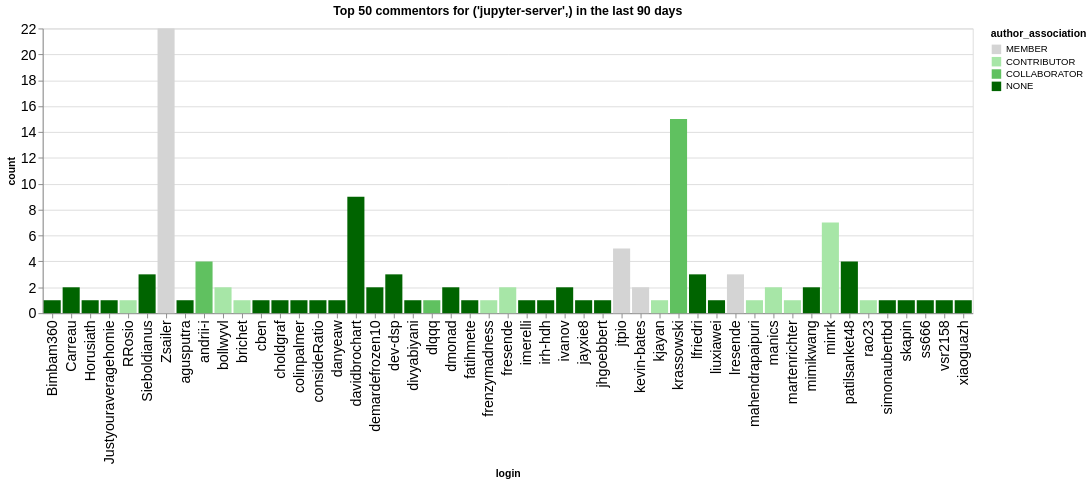

The cell this chart's notebook holds for it:
### Code cell
n_plot = 50
charts = []
for ii, (iorg, idata) in enumerate(commentors.groupby(['org'])):
    title = f"Top {n_plot} commentors for {iorg} in the last {n_days} days"
    idata = idata.groupby('login', as_index=False).agg({'count': 'sum', 'author_association': 'first'})
    idata = idata.sort_values('count', ascending=False).head(n_plot)
    ch = alt.Chart(data=idata.head(n_plot), title=title).mark_bar().encode(
        x='login',
        y='count',
        color=alt.Color('author_association', scale=alt.Scale(domain=author_types, range=author_colors))
    )
    charts.append(ch)
alt.hconcat(*charts)

### Figure 1 — Vega-Lite specification as saved in the notebook (floating-point values rounded to 4 significant figures)
{"config": {"axisLeft": {"labelFontSize": 15}, "axisBottom": {"labelFontSize": 15}}, "hconcat": [{"mark": {"type": "bar"}, "encoding": {"color": {"field": "author_association", "scale": {"domain": ["MEMBER", "CONTRIBUTOR", "COLLABORATOR", "NONE"], "range": ["rgb(211.82745098039214, 211.82745098039214, 211.82745098039214)", "rgb(166.98562091503268, 229.89803921568628, 166.98562091503268)", "rgb(96.37647058823529, 192.75294117647059, 96.37647058823529)", "rgb(0.0, 100.3921568627451, 0.0)"]}, "type": "nominal"}, "x": {"field": "login", "type": "nominal"}, "y": {"field": "count", "type": "quantitative"}}, "title": "Top 50 commentors for ('jupyter-server',) in the last 90 days"}], "data": {"name": "data-3579f143d43336700c4ae8c02c168e06"}, "$schema": "https://vega.github.io/schema/vega-lite/v5.20.1.json", "datasets": {"data-3579f143d43336700c4ae8c02c168e06": [{"login": "Zsailer", "count": 22, "author_association": "MEMBER"}, {"login": "krassowski", "count": 15, "author_association": "COLLABORATOR"}, {"login": "davidbrochart", "count": 9, "author_association": "NONE"}, {"login": "minrk", "count": 7, "author_association": "CONTRIBUTOR"}, {"login": "jtpio", "count": 5, "author_association": "MEMBER"}, {"login": "patilsanket48", "count": 4, "author_association": "NONE"}, {"login": "andrii-i", "count": 4, "author_association": "COLLABORATOR"}, {"login": "Sieboldianus", "count": 3, "author_association": "NONE"}, {"login": "lfriedri", "count": 3, "author_association": "NONE"}, {"login": "dev-dsp", "count": 3, "author_association": "NONE"}, {"login": "lresende", "count": 3, "author_association": "MEMBER"}, {"login": "fresende", "count": 2, "author_association": "CONTRIBUTOR"}, {"login": "bollwyvl", "count": 2, "author_association": "CONTRIBUTOR"}, {"login": "Carreau", "count": 2, "author_association": "NONE"}, {"login": "manics", "count": 2, "author_association": "CONTRIBUTOR"}, {"login": "mimikwang", "count": 2, "author_association": "NONE"}, {"login": "ivanov", "count": 2, "author_association": "NONE"}, {"login": "dmonad", "count": 2, "author_association": "NONE"}, {"login": "kevin-bates", "count": 2, "author_association": "MEMBER"}, {"login": "demardefrozen10", "count": 2, "author_association": "NONE"}, {"login": "colinpalmer", "count": 1, "author_association": "NONE"}, {"login": "danyeaw", "count": 1, "author_association": "NONE"}, {"login": "consideRatio", "count": 1, "author_association": "NONE"}, {"login": "Horusiath", "count": 1, "author_association": "NONE"}, {"login": "agusputra", "count": 1, "author_association": "NONE"}, {"login": "Justyouraveragehomie", "count": 1, "author_association": "NONE"}, {"login": "RRosio", "count": 1, "author_association": "CONTRIBUTOR"}, {"login": "Bimbam360", "count": 1, "author_association": "NONE"}, {"login": "choldgraf", "count": 1, "author_association": "NONE"}, {"login": "brichet", "count": 1, "author_association": "CONTRIBUTOR"}, {"login": "cben", "count": 1, "author_association": "NONE"}, {"login": "frenzymadness", "count": 1, "author_association": "CONTRIBUTOR"}, {"login": "dlqqq", "count": 1, "author_association": "COLLABORATOR"}, {"login": "kjayan", "count": 1, "author_association": "CONTRIBUTOR"}, {"login": "jhgoebbert", "count": 1, "author_association": "NONE"}, {"login": "irh-hdh", "count": 1, "author_association": "NONE"}, {"login": "jayxie8", "count": 1, "author_association": "NONE"}, {"login": "imerelli", "count": 1, "author_association": "NONE"}, {"login": "divyabiyani", "count": 1, "author_association": "NONE"}, {"login": "fatihmete", "count": 1, "author_association": "NONE"}, {"login": "liuxiawei", "count": 1, "author_association": "NONE"}, {"login": "martenrichter", "count": 1, "author_association": "CONTRIBUTOR"}, {"login": "mahendrapaipuri", "count": 1, "author_association": "CONTRIBUTOR"}, {"login": "rao23", "count": 1, "author_association": "CONTRIBUTOR"}, {"login": "simonaubertbd", "count": 1, "author_association": "NONE"}, {"login": "skapin", "count": 1, "author_association": "NONE"}, {"login": "ss666", "count": 1, "author_association": "NONE"}, {"login": "vsr2158", "count": 1, "author_association": "NONE"}, {"login": "xiaoguazh", "count": 1, "author_association": "NONE"}]}}
